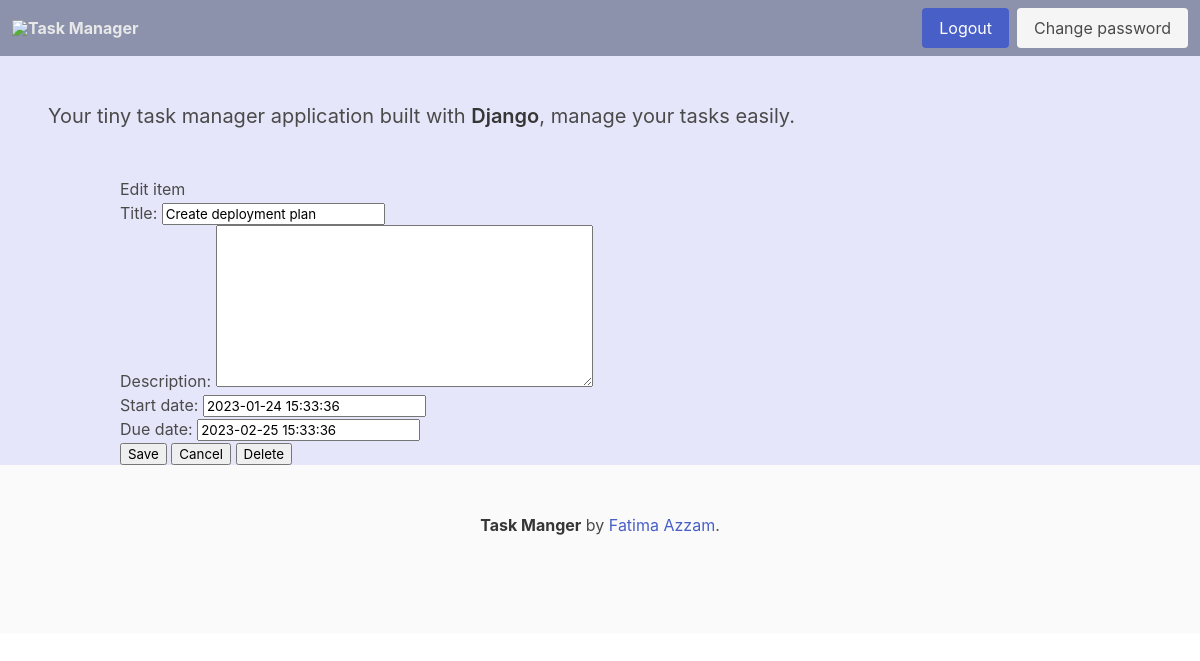
Before: /task/15/ (signed in) with the older database file.
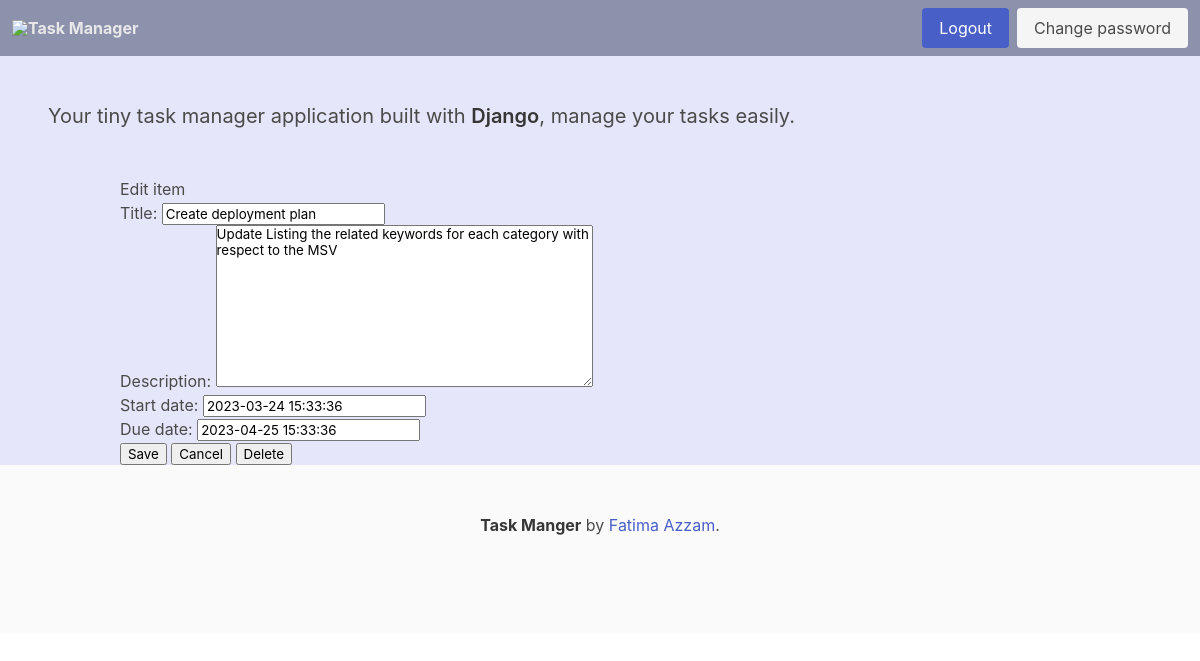
After: the same page with the newer database file.
### task_app/models.py (models this page shows, shortened)
class TaskItem(models.Model):
    title = models.CharField(max_length=100)
    description = models.TextField(null=True, blank=True)
    created_date = models.DateTimeField(auto_now_add=True)
    start_date = models.DateTimeField(default=timezone.now)
    due_date = models.DateTimeField(default=one_week_hence)
    class Meta:
        ordering = ["due_date"]

### task_app/views.py (the view)
# urls.py: path("task/<int:pk>/", views.ItemUpdate.as_view(), name="item-update", ),
class ItemUpdate(UpdateView):
    model = TaskItem
    fields = [
        "title",
        "description",
        "start_date",
        "due_date",
        ]
    @method_decorator(login_required)
    def dispatch(self, *args, **kwargs):
        return super(ItemUpdate, self).dispatch(*args, **kwargs)
    def get_context_data(self):
        context = super(ItemUpdate, self).get_context_data()
        context["title"] = "Edit item"
        return context

### task_app/templates/task_app/taskitem_form.html (shortened to what this page needs)
{% extends "base.html" %}
{% block content %}
<h3>{{ title }}</h3>
<div>
    <div>
        <form method="post">
            {{ form.as_p }}
            <input
                value="Save"
                type="submit">
           <input
                value="Cancel"
                type="button"
                onclick="location.href='{% url "index" %}';">
            {% if object %}
            <input
                value="Delete"
                type="button"
                onclick="location.href=
                '{% url "task-delete" object.id %}'">
            {% endif %}
        </form>
    </div>
</div>
{% endblock %}

Changed rows visible on the page:
changed TaskItem "Create deployment plan": description (not shown) → "Update Listing the related keywords for each category with respect to the MSV"; start_date "2023-01-24 15:33:36" → "2023-03-24 15:33:36"; due_date "2023-02-25 15:33:36" → "2023-04-25 15:33:36"
